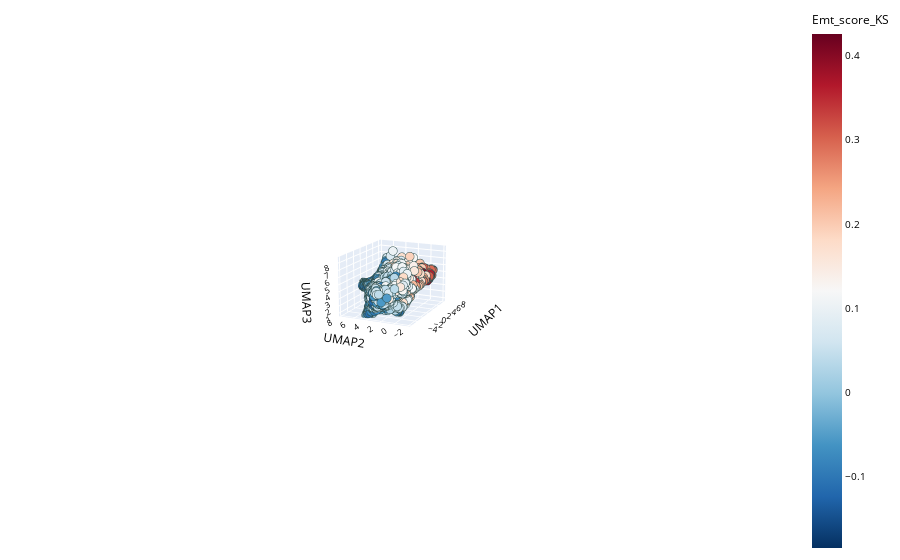

Notebook source saved alongside this figure:
### Code cell
umap_3d_low = pd.DataFrame(low_adata.obsm['X_umap'], columns=['UMAP1','UMAP2','UMAP3'])
umap_3d_low['Emt_score_KS'] = low_adata.obs['Emt_score_KS'].reset_index(drop=True)
umap_3d_low['dose'] = low_adata.obs['dosage'].reset_index(drop=True)
umap_3d_low['dose'] = umap_3d_low['dose'].astype('int64')
umap_3d_low = umap_3d_low.sort_values(by='dose')
umap_3d_low['dose'] = umap_3d_low['dose'].astype('object')
umap_3d_low['dose_num'] = umap_3d_low['dose'].map(dosage_int_dict)
fig = px.scatter_3d(umap_3d_low, 
                    x='UMAP1', 
                    y='UMAP2', 
                    z='UMAP3',
                    size=np.repeat(3, umap_3d_low.shape[0]),
                    color='Emt_score_KS',
                    height=2000,
                    color_continuous_scale='RdBu_r')
fig.update_traces(marker=dict(size=3,
                              line=dict(width=2,
                                        color='DarkSlateGrey')),
                  selector=dict(mode='markers'))
scenes = dict(camera_eye=dict(x = -2,
                              y = 2,
                              z = 0.75))
fig.update_layout(#title_text="UMAP 3D - TOP2A expression", title_x=0.4, title_y=0.95,
                  font_size=10, font_color="black",
                  #width=800, height=800, autosize=True, 
                  margin=dict(t=2, r=2, b=2, l=2),
                  paper_bgcolor='white',
                  scene= scenes
)
def rotate_z(x, y, z, theta):
    w = x+1j*y
    return np.real(np.exp(1j*theta)*w), np.imag(np.exp(1j*theta)*w), z

x_eye = -2
y_eye = 2
z_eye = 0.75

frames=[]
i=0
j=0
prefix = ['a','b','c','d']
# for t in np.arange(0, 8, 0.5):
#     xe, ye, ze = rotate_z(x_eye, y_eye, z_eye, t)
#     fig.update_layout(scene=dict(camera_eye=dict(x=xe, y=ye, z=ze)))
#     if i==0:
#         pio.write_image(fig, "../generated_data/umap3d_low_doses_KS_score_updated/images_"+prefix[j] + "_" + str(0)+".jpg", width=2000, height=2000, scale=4, format='jpg')
#     else:
#         if i%10 == 0:
#             j+=1
#         pio.write_image(fig, "../generated_data/umap3d_low_doses_KS_score_updated/images_"+prefix[j] + "_" + str(i%10)+".jpg", width=2000, height=2000, scale=4, format='jpg')
        
#     i+=1
fig.show()

### Figure 1 — Plotly figure (JSON) as saved in the notebook; plotly's stock layout.template omitted (floating-point values rounded to 4 significant figures; data arrays with more than 128 entries replaced by an {"elided": "..."} marker saying what was removed)
{"data": [{"hovertemplate": "UMAP1=%{x}<br>UMAP2=%{y}<br>UMAP3=%{z}<br>size=%{marker.size}<br>Emt_score_KS=%{marker.color}<extra></extra>", "legendgroup": "", "marker": {"color": {"elided": "3787 float values"}, "coloraxis": "coloraxis", "line": {"color": "DarkSlateGrey", "width": 2}, "size": 3, "sizemode": "area", "sizeref": 0.0075, "symbol": "circle"}, "mode": "markers", "name": "", "scene": "scene", "showlegend": false, "type": "scatter3d", "x": {"elided": "3787 float values"}, "y": {"elided": "3787 float values"}, "z": {"elided": "3787 float values"}}], "layout": {"autosize": true, "coloraxis": {"colorbar": {"title": {"text": "Emt_score_KS"}}, "colorscale": [[0, "rgb(5,48,97)"], [0.1, "rgb(33,102,172)"], [0.2, "rgb(67,147,195)"], [0.3, "rgb(146,197,222)"], [0.4, "rgb(209,229,240)"], [0.5, "rgb(247,247,247)"], [0.6, "rgb(253,219,199)"], [0.7, "rgb(244,165,130)"], [0.8, "rgb(214,96,77)"], [0.9, "rgb(178,24,43)"], [1, "rgb(103,0,31)"]]}, "font": {"color": "black", "size": 10}, "legend": {"itemsizing": "constant", "tracegroupgap": 0}, "margin": {"b": 2, "l": 2, "r": 2, "t": 2}, "paper_bgcolor": "white", "scene": {"aspectmode": "auto", "aspectratio": {"x": 1.246, "y": 1.01, "z": 0.7948}, "camera": {"center": {"x": 0, "y": 0, "z": 0}, "eye": {"x": -7.942, "y": -3.656, "z": 2.318}, "projection": {"type": "perspective"}, "up": {"x": 0, "y": 0, "z": 1}}, "domain": {"x": [0, 1], "y": [0, 1]}, "xaxis": {"title": {"text": "UMAP1"}, "type": "linear"}, "yaxis": {"title": {"text": "UMAP2"}, "type": "linear"}, "zaxis": {"title": {"text": "UMAP3"}, "type": "linear"}}}}
